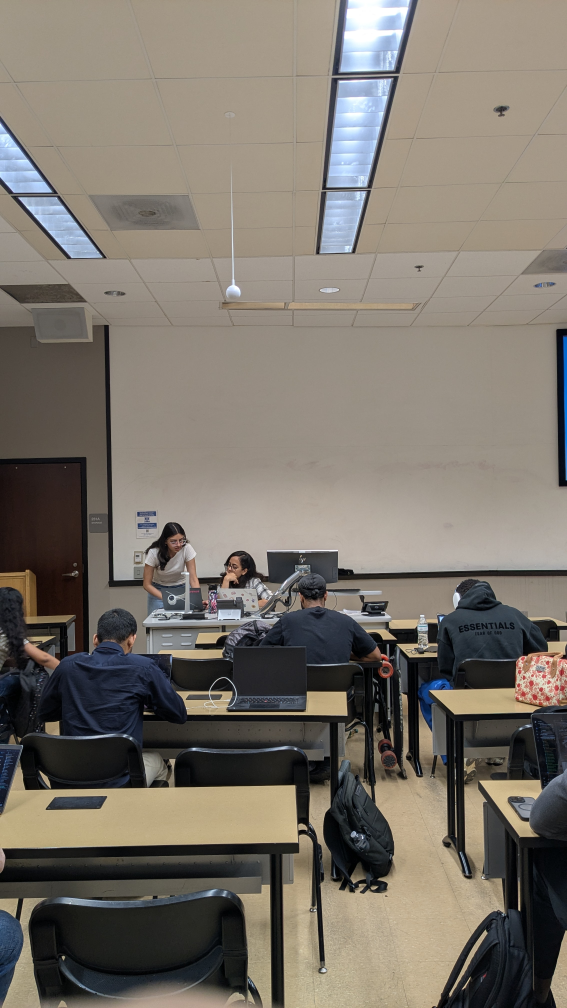
#> input picture week-9/left.jpg, 2268 x 4032 px (shown at 1/4 size)
$ python main.py
#> lines starting #> are read from the running program, lines starting #| are printed output that depends on the picture
"""
Uncalibrated Stereo Vision Pipeline
====================================
Estimates object distance using two images from an uncalibrated stereo setup.
Computes: Fundamental Matrix (F), Essential Matrix (E), Rotation (R), Translation (t).
"""

import cv2
import numpy as np
import matplotlib
matplotlib.use('Agg')
import matplotlib.pyplot as plt
import matplotlib.patches as patches
from matplotlib.gridspec import GridSpec
import argparse
import os
import sys
from pathlib import Path


# ─────────────────────────────────────────────
#  CONFIGURATION  (edit these for your setup)
# ─────────────────────────────────────────────
BASELINE_MM = 30          # Distance between the two camera centres (mm)
FOCAL_LENGTH_PX = None       # None → estimated from image width (good first guess)
RANSAC_THRESHOLD = 1.0       # px — RANSAC reprojection threshold for F
MIN_MATCHES = 20             # Minimum good feature matches required


# ─────────────────────────────────────────────
#  HELPER UTILITIES
# ─────────────────────────────────────────────

def load_image(path: str, color: bool = True) -> np.ndarray:
    img = cv2.imread(path, cv2.IMREAD_COLOR if color else cv2.IMREAD_GRAYSCALE)
    if img is None:
        raise FileNotFoundError(f"Cannot load image: {path}")
    return img


def estimate_focal_length(image_width: int) -> float:
    """Heuristic: focal length ≈ image width (reasonable for most cameras)."""
    return float(image_width)


def build_camera_matrix(focal_px: float, w: int, h: int) -> np.ndarray:
    """Build a plausible intrinsic matrix K."""
    cx, cy = w / 2.0, h / 2.0
    K = np.array([[focal_px, 0,        cx],
                  [0,        focal_px, cy],
                  [0,        0,         1]], dtype=np.float64)
    return K


# ─────────────────────────────────────────────
#  FEATURE DETECTION & MATCHING
# ─────────────────────────────────────────────

def detect_and_match(img_l: np.ndarray, img_r: np.ndarray):
    """SIFT feature detection with Lowe ratio test."""
    gray_l = cv2.cvtColor(img_l, cv2.COLOR_BGR2GRAY)
    gray_r = cv2.cvtColor(img_r, cv2.COLOR_BGR2GRAY)

    sift = cv2.SIFT_create(nfeatures=5000)
    kp_l, des_l = sift.detectAndCompute(gray_l, None)
    kp_r, des_r = sift.detectAndCompute(gray_r, None)

    bf = cv2.BFMatcher(cv2.NORM_L2)
    raw_matches = bf.knnMatch(des_l, des_r, k=2)

    good = [m for m, n in raw_matches if m.distance < 0.75 * n.distance]

    if len(good) < MIN_MATCHES:
        raise RuntimeError(
            f"Only {len(good)} good matches found (need ≥ {MIN_MATCHES}). "
            "Try images with more texture or reduce MIN_MATCHES."
        )

    pts_l = np.float32([kp_l[m.queryIdx].pt for m in good])
    pts_r = np.float32([kp_r[m.trainIdx].pt for m in good])

    return kp_l, kp_r, good, pts_l, pts_r


# ─────────────────────────────────────────────
#  FUNDAMENTAL & ESSENTIAL MATRIX
# ─────────────────────────────────────────────

def compute_fundamental_matrix(pts_l, pts_r):
    """Compute F via 8-point algorithm with RANSAC."""
    F, mask = cv2.findFundamentalMat(
        pts_l, pts_r,
        method=cv2.FM_RANSAC,
        ransacReprojThreshold=RANSAC_THRESHOLD,
        confidence=0.999
    )
    if F is None or F.shape != (3, 3):
        raise RuntimeError("Fundamental matrix estimation failed.")
    mask = mask.ravel().astype(bool)
    inliers_l = pts_l[mask]
    inliers_r = pts_r[mask]
    return F, inliers_l, inliers_r, mask


def compute_essential_matrix(F: np.ndarray, K: np.ndarray) -> np.ndarray:
    """E = K^T · F · K"""
    E = K.T @ F @ K
    # Enforce rank-2 constraint via SVD
    U, S, Vt = np.linalg.svd(E)
    S_enforced = np.diag([1.0, 1.0, 0.0])
    E = U @ S_enforced @ Vt
    return E


def decompose_essential_matrix(E: np.ndarray, K: np.ndarray,
                                pts_l: np.ndarray, pts_r: np.ndarray):
    """Recover R and t from E; choose the physically valid solution."""
    _, R, t, pose_mask = cv2.recoverPose(E, pts_l, pts_r, K)
    return R, t, pose_mask


# ─────────────────────────────────────────────
#  TRIANGULATION & DISTANCE ESTIMATION
# ─────────────────────────────────────────────

def triangulate_points(R: np.ndarray, t: np.ndarray,
                        K: np.ndarray,
                        pts_l: np.ndarray, pts_r: np.ndarray) -> np.ndarray:
    """Triangulate matched points to get 3-D coordinates."""
    P1 = K @ np.hstack([np.eye(3), np.zeros((3, 1))])
    P2 = K @ np.hstack([R, t])

    pts4d = cv2.triangulatePoints(P1, P2, pts_l.T, pts_r.T)
    pts3d = (pts4d[:3] / pts4d[3]).T          # (N, 3)
    return pts3d


def estimate_object_distance(pts3d: np.ndarray,
                              baseline_mm: float,
                              t_norm: float) -> float:
    """
    Scale the metric depth using the known baseline.
    t from recoverPose is a unit vector; we scale by baseline / ||t||_recovered.
    """
    if t_norm < 1e-8:
        raise RuntimeError("Translation vector has near-zero norm.")

    scale = baseline_mm / t_norm                  # mm / arbitrary_unit
    depths = pts3d[:, 2]                          # Z in camera coords
    median_depth_au = float(np.median(depths[depths > 0]))
    distance_mm = median_depth_au * scale
    return distance_mm


# ─────────────────────────────────────────────
#  VISUALISATION
# ─────────────────────────────────────────────

def draw_epipolar_lines(img_l, img_r, pts_l, pts_r, F, n=15):
    """Draw n epipolar lines on both images."""
    h, w = img_l.shape[:2]
    idx = np.random.choice(len(pts_l), min(n, len(pts_l)), replace=False)
    sel_l, sel_r = pts_l[idx], pts_r[idx]

    vis_l = img_l.copy()
    vis_r = img_r.copy()
    colors = [tuple(np.random.randint(50, 255, 3).tolist()) for _ in range(n)]

    lines_r = cv2.computeCorrespondEpilines(sel_l.reshape(-1, 1, 2), 1, F).reshape(-1, 3)
    lines_l = cv2.computeCorrespondEpilines(sel_r.reshape(-1, 1, 2), 2, F).reshape(-1, 3)

    for i, (line_r, line_l, c) in enumerate(zip(lines_r, lines_l, colors)):
        x0_r, y0_r = 0, int(-line_r[2] / line_r[1])
        x1_r, y1_r = w, int(-(line_r[2] + line_r[0] * w) / line_r[1])
        cv2.line(vis_r, (x0_r, y0_r), (x1_r, y1_r), c, 1)
        cv2.circle(vis_r, tuple(sel_r[i].astype(int)), 5, c, -1)

        x0_l, y0_l = 0, int(-line_l[2] / line_l[1])
        x1_l, y1_l = w, int(-(line_l[2] + line_l[0] * w) / line_l[1])
        cv2.line(vis_l, (x0_l, y0_l), (x1_l, y1_l), c, 1)
        cv2.circle(vis_l, tuple(sel_l[i].astype(int)), 5, c, -1)

    return cv2.cvtColor(vis_l, cv2.COLOR_BGR2RGB), cv2.cvtColor(vis_r, cv2.COLOR_BGR2RGB)


def save_report_figure(img_l_rgb, img_r_rgb,
                        epi_l, epi_r,
                        pts3d, distance_mm, gt_mm,
                        R, E, F,
                        inliers_l, inliers_r,
                        out_path="stereo_report.png"):
    """Compose the full visual report."""

    fig = plt.figure(figsize=(22, 28), facecolor="#0d1117")
    fig.patch.set_facecolor("#0d1117")

    text_kw = dict(color="white", fontsize=10)
    title_kw = dict(color="#58a6ff", fontsize=12, fontweight="bold")

    gs = GridSpec(5, 2, figure=fig,
                  hspace=0.45, wspace=0.3,
                  top=0.96, bottom=0.03,
                  left=0.06, right=0.97)

    # ── Row 0: original stereo pair ──────────────────────────────────────────
    ax_l = fig.add_subplot(gs[0, 0])
    ax_r = fig.add_subplot(gs[0, 1])
    ax_l.imshow(img_l_rgb); ax_l.set_title("Left Image", **title_kw); ax_l.axis("off")
    ax_r.imshow(img_r_rgb); ax_r.set_title("Right Image", **title_kw); ax_r.axis("off")

    # ── Row 1: epipolar lines ────────────────────────────────────────────────
    ax_el = fig.add_subplot(gs[1, 0])
    ax_er = fig.add_subplot(gs[1, 1])
    ax_el.imshow(epi_l); ax_el.set_title("Epipolar Lines — Left", **title_kw); ax_el.axis("off")
    ax_er.imshow(epi_r); ax_er.set_title("Epipolar Lines — Right", **title_kw); ax_er.axis("off")

    # ── Row 2: 3-D point cloud (top & side) ─────────────────────────────────
    ax3d_top = fig.add_subplot(gs[2, 0])
    ax3d_side = fig.add_subplot(gs[2, 1])

    valid = pts3d[:, 2] > 0
    xs, ys, zs = pts3d[valid, 0], pts3d[valid, 1], pts3d[valid, 2]
    sc1 = ax3d_top.scatter(xs, zs, c=zs, cmap="plasma", s=8, alpha=0.7)
    ax3d_top.set_xlabel("X (a.u.)", color="white", fontsize=8)
    ax3d_top.set_ylabel("Z / Depth (a.u.)", color="white", fontsize=8)
    ax3d_top.set_title("3-D Point Cloud — Top View (X-Z)", **title_kw)
    ax3d_top.set_facecolor("#161b22"); ax3d_top.tick_params(colors="white")
    plt.colorbar(sc1, ax=ax3d_top, label="Depth")

    sc2 = ax3d_side.scatter(zs, -ys, c=zs, cmap="plasma", s=8, alpha=0.7)
    ax3d_side.set_xlabel("Z / Depth (a.u.)", color="white", fontsize=8)
    ax3d_side.set_ylabel("Y (a.u.)", color="white", fontsize=8)
    ax3d_side.set_title("3-D Point Cloud — Side View (Z-Y)", **title_kw)
    ax3d_side.set_facecolor("#161b22"); ax3d_side.tick_params(colors="white")

    # ── Row 3: matrix displays ───────────────────────────────────────────────
    def matrix_text(ax, M, title, fmt=".4f"):
        ax.set_facecolor("#161b22")
        ax.set_title(title, **title_kw)
        ax.axis("off")
        rows = M.shape[0]
        lines = ["["]
        for i in range(rows):
            row_str = "  " + "  ".join(f"{v:{fmt}}" for v in M[i])
            lines.append(row_str + (" ," if i < rows - 1 else ""))
        lines.append("]")
        txt = "\n".join(lines)
        ax.text(0.5, 0.5, txt, ha="center", va="center",
                fontfamily="monospace", color="#e6edf3",
                fontsize=9, transform=ax.transAxes,
                bbox=dict(boxstyle="round,pad=0.5", fc="#21262d", ec="#30363d"))

    ax_F = fig.add_subplot(gs[3, 0])
    ax_E = fig.add_subplot(gs[3, 1])
    matrix_text(ax_F, F, "Fundamental Matrix  F  (3×3)")
    matrix_text(ax_E, E, "Essential Matrix  E  (3×3)")

    ax_R = fig.add_subplot(gs[4, 0])
    matrix_text(ax_R, R, "Rotation Matrix  R  (3×3)")

    # ── Row 4 right: distance summary ────────────────────────────────────────
    ax_dist = fig.add_subplot(gs[4, 1])
    ax_dist.set_facecolor("#161b22"); ax_dist.axis("off")
    ax_dist.set_title("Distance Estimation", **title_kw)

    est_m = distance_mm / 1000.0
    gt_m  = gt_mm / 1000.0 if gt_mm else None
    err_pct = abs(est_m - gt_m) / gt_m * 100 if gt_m else None

    summary = (
        f"Estimated Distance : {est_m:.3f} m  ({distance_mm:.1f} mm)\n"
        + (f"Ground Truth       : {gt_m:.3f} m  ({gt_mm:.1f} mm)\n" if gt_m else "")
        + (f"Absolute Error     : {err_pct:.2f} %\n" if err_pct else "")
        + f"\n# Inlier Matches   : {len(inliers_l)}"
    )
    ax_dist.text(0.5, 0.5, summary, ha="center", va="center",
                 fontfamily="monospace", color="#3fb950",
                 fontsize=11, transform=ax_dist.transAxes,
                 bbox=dict(boxstyle="round,pad=0.6", fc="#0f2117", ec="#3fb950", lw=1.5))

    # ── Master title ─────────────────────────────────────────────────────────
    fig.text(0.5, 0.985,
             "Uncalibrated Stereo Vision — Distance Estimation Report",
             ha="center", va="top",
             color="white", fontsize=16, fontweight="bold")

    plt.savefig(out_path, dpi=150, bbox_inches="tight",
                facecolor=fig.get_facecolor())
    plt.close(fig)
    print(f"[✓] Report figure saved → {out_path}")


def save_annotated_setup(img_l_rgb, distance_mm, gt_mm, out_path="annotated_setup.png"):
    """Save left image annotated with estimated & GT distance."""
    fig, ax = plt.subplots(figsize=(10, 7), facecolor="#0d1117")
    ax.imshow(img_l_rgb)
    ax.axis("off")

    h, w = img_l_rgb.shape[:2]
    # Draw a bracket in the centre to denote the object
    cx, cy = w // 2, h // 2
    bw, bh = w // 6, h // 5
    rect = patches.FancyBboxPatch(
        (cx - bw // 2, cy - bh // 2), bw, bh,
        boxstyle="round,pad=4", linewidth=2.5,
        edgecolor="#ff6b6b", facecolor="none"
    )
    ax.add_patch(rect)

    label = f"Estimated: {distance_mm/1000:.3f} m"
    if gt_mm:
        label += f"\nGround Truth: {gt_mm/1000:.3f} m"
    ax.text(cx - bw // 2, cy - bh // 2 - 14, label,
            color="white", fontsize=12, fontweight="bold",
            bbox=dict(fc="#ff6b6b", ec="none", pad=3))

    ax.set_title("Annotated Left Image — Selected Object",
                 color="#58a6ff", fontsize=14, fontweight="bold", pad=10)

    plt.tight_layout(pad=0.5)
    plt.savefig(out_path, dpi=150, bbox_inches="tight",
                facecolor=fig.get_facecolor())
    plt.close(fig)
    print(f"[✓] Annotated image saved → {out_path}")


# ─────────────────────────────────────────────
#  DEMO IMAGE GENERATOR (synthetic test scene)
# ─────────────────────────────────────────────

# [73 lines left out: function generate_demo_images, not called in this run]


# ─────────────────────────────────────────────
#  MAIN
# ─────────────────────────────────────────────

def main():
    script_dir = os.path.dirname(os.path.abspath(__file__))

    parser = argparse.ArgumentParser(
        description="Uncalibrated Stereo Distance Estimation"
    )
    parser.add_argument("--left",      default=os.path.join(script_dir, "left.jpg"), help="Path to left image")
    parser.add_argument("--right",     default=os.path.join(script_dir, "right.jpg"), help="Path to right image")
    parser.add_argument("--baseline",  type=float, default=BASELINE_MM,
                        help="Baseline distance between cameras in mm (default 100)")
    parser.add_argument("--focal",     type=float, default=None,
                        help="Focal length in pixels (default: estimated from image width)")
    parser.add_argument("--gt",        type=float, default=None,
                        help="Ground truth distance in mm (optional)")
    parser.add_argument("--demo",      action="store_true",
                        help="Generate and use synthetic demo images")
    parser.add_argument("--out",       default=os.path.join(script_dir, "output"), help="Output directory")
    args = parser.parse_args()

    os.makedirs(args.out, exist_ok=True)

    # ── Load images ────────────────────────────────────────────────────────
    if args.demo or not (os.path.exists(args.left) and os.path.exists(args.right)):
        print("[info] Images not found or demo requested — generating demo synthetic pair.")
        path_l, path_r, gt_mm = generate_demo_images(script_dir)
        gt_mm = args.gt if args.gt else gt_mm
    else:
        path_l, path_r = args.left, args.right
        gt_mm = args.gt

    img_l = load_image(path_l)
#> in load_image, img is the input picture: shape (4032, 2268, 3); mean B, G, R 106.4, 115.5, 122.2
    img_r = load_image(path_r)
#> call 2 of load_image, with path = 'week-9/right.jpg', color = True
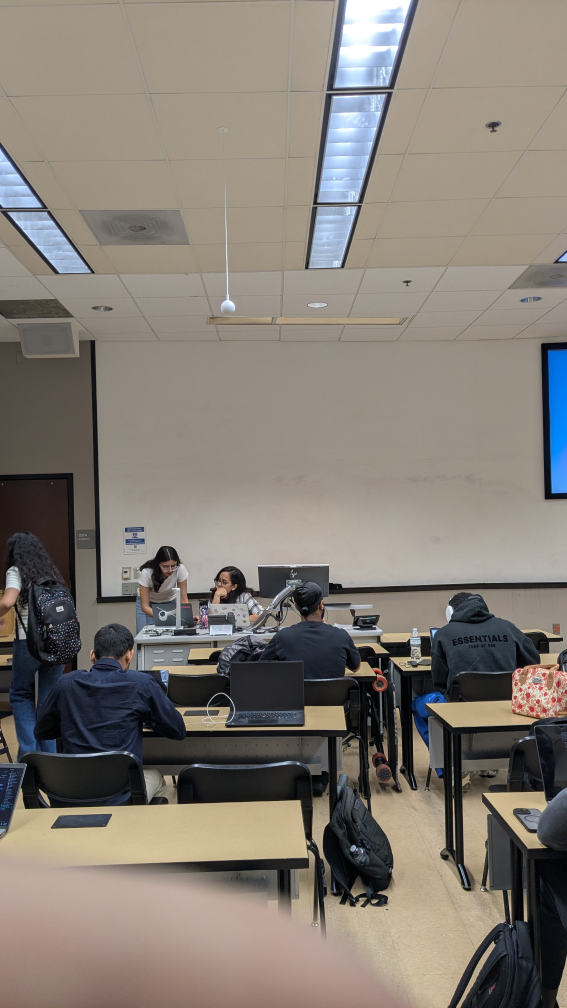
#> input picture week-9/right.jpg, 2268 x 4032 px (shown at 1/4 size)
#> in load_image, img is the input picture: shape (4032, 2268, 3); mean B, G, R 116.6, 124.6, 131.7
    h, w = img_l.shape[:2]

    # ── Camera intrinsics (estimated) ──────────────────────────────────────
    focal_px = args.focal if args.focal else estimate_focal_length(w)
    K = build_camera_matrix(focal_px, w, h)
    print(f"\n[K] Camera Matrix (estimated, focal={focal_px:.1f} px):\n{K}\n")
#| [K] Camera Matrix (estimated, focal=2268.0 px):
#| [[2.268e+03 0.000e+00 1.134e+03]
#|  [0.000e+00 2.268e+03 2.016e+03]
#|  [0.000e+00 0.000e+00 1.000e+00]]

    # ── Feature matching ──────────────────────────────────────────────────
    print("[1] Detecting and matching features …")
    kp_l, kp_r, good_matches, pts_l, pts_r = detect_and_match(img_l, img_r)
#> in detect_and_match, `gray_l = cv2.cvtColor(img_l, cv2.COLOR_BGR2GRAY)`:
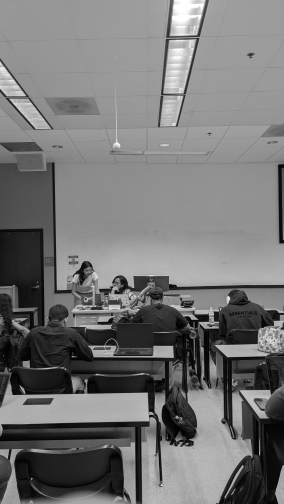
#> gray_l: shape (4032, 2268) (shown at 1/8 size); min 0, max 255, mean 116.5
#> in detect_and_match, `gray_r = cv2.cvtColor(img_r, cv2.COLOR_BGR2GRAY)`:
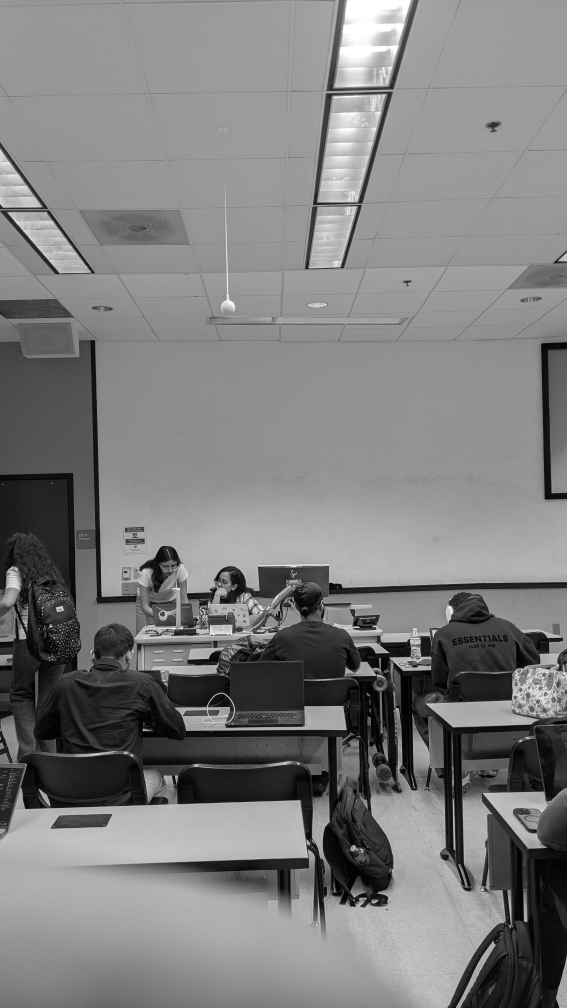
#> gray_r: shape (4032, 2268) (shown at 1/4 size); min 0, max 255, mean 125.8
#> in detect_and_match, `kp_l, des_l = sift.detectAndCompute(gray_l, None)`: kp_l = 5001 keypoints; strongest (x, y, size): (847, 2362, 1.8), (291, 2295, 2.3), (1445, 3340, 2.5), (1240, 3330, 2.6)
#> in detect_and_match, `kp_r, des_r = sift.detectAndCompute(gray_r, None)`: kp_r = 5000 keypoints; strongest (x, y, size): (249, 2531, 3.6), (818, 2424, 1.9), (988, 2873, 2.2), (290, 2562, 3.7)
#> (the rest of the program and of its run is left out)
